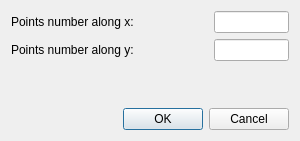
<?xml version="1.0" encoding="UTF-8"?>
<ui version="4.0">
 <class>Dialog</class>
 <widget class="QDialog" name="Dialog">
  <property name="geometry">
   <rect>
    <x>0</x>
    <y>0</y>
    <width>300</width>
    <height>141</height>
   </rect>
  </property>
  <property name="minimumSize">
   <size>
    <width>211</width>
    <height>141</height>
   </size>
  </property>
  <property name="maximumSize">
   <size>
    <width>300</width>
    <height>141</height>
   </size>
  </property>
  <property name="windowTitle">
   <string>Dialog</string>
  </property>
  <layout class="QGridLayout" name="gridLayout_2">
   <item row="0" column="0">
    <layout class="QGridLayout" name="gridLayout">
     <item row="2" column="0">
      <spacer name="verticalSpacer">
       <property name="orientation">
        <enum>Qt::Vertical</enum>
       </property>
       <property name="sizeHint" stdset="0">
        <size>
         <width>20</width>
         <height>40</height>
        </size>
       </property>
      </spacer>
     </item>
     <item row="0" column="0">
      <widget class="QLabel" name="label">
       <property name="text">
        <string>Points number along x:</string>
       </property>
      </widget>
     </item>
     <item row="1" column="0">
      <widget class="QLabel" name="label_2">
       <property name="text">
        <string>Points number along y:</string>
       </property>
      </widget>
     </item>
     <item row="0" column="1">
      <widget class="QLineEdit" name="points_nb_x">
       <property name="maximumSize">
        <size>
         <width>75</width>
         <height>16777215</height>
        </size>
       </property>
      </widget>
     </item>
     <item row="1" column="1">
      <widget class="QLineEdit" name="points_nb_y">
       <property name="maximumSize">
        <size>
         <width>75</width>
         <height>16777215</height>
        </size>
       </property>
      </widget>
     </item>
     <item row="3" column="0" colspan="2">
      <widget class="QDialogButtonBox" name="buttonBox">
       <property name="orientation">
        <enum>Qt::Horizontal</enum>
       </property>
       <property name="standardButtons">
        <set>QDialogButtonBox::Cancel|QDialogButtonBox::Ok</set>
       </property>
      </widget>
     </item>
    </layout>
   </item>
  </layout>
 </widget>
 <resources/>
 <connections>
  <connection>
   <sender>buttonBox</sender>
   <signal>accepted()</signal>
   <receiver>Dialog</receiver>
   <slot>accept()</slot>
   <hints>
    <hint type="sourcelabel">
     <x>248</x>
     <y>254</y>
    </hint>
    <hint type="destinationlabel">
     <x>157</x>
     <y>274</y>
    </hint>
   </hints>
  </connection>
  <connection>
   <sender>buttonBox</sender>
   <signal>rejected()</signal>
   <receiver>Dialog</receiver>
   <slot>reject()</slot>
   <hints>
    <hint type="sourcelabel">
     <x>316</x>
     <y>260</y>
    </hint>
    <hint type="destinationlabel">
     <x>286</x>
     <y>274</y>
    </hint>
   </hints>
  </connection>
 </connections>
</ui>
